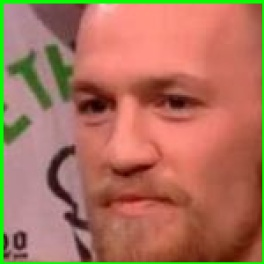
#> input picture src/utils/train_data/1/0.jpg, 264 x 264 px, given as the content of the folder ./data/Data_McGregor/Train, which was not available
$ python face_detector.py
#> lines starting #> are read from the running program, lines starting #| are printed output that depends on the picture; after the words box and inside, x2 and y2 are one past the last pixel; in counts of white or black regions, pixels touching at a corner belong together; pictures that were not available may be replaced by others from this repository, and a replacement may not be noted
import os
os.environ["TF_CPP_MIN_LOG_LEVEL"] = "1"
from matplotlib import pyplot as plt
import numpy as np
import cv2

class FaceDetectorCV:

    def __init__(self, directory, save_dir):
        self._face_class = cv2.CascadeClassifier(cv2.data.haarcascades + 'haarcascade_frontalface_default.xml')   # Specify the Classifier
        self._directory = directory                                                                               # Get the Directory to work in
        self.storate_directory_base = save_dir                                                                    # Set the Directory to save the Extracted Faces
        self._img_height = 500                                                                                    # Resize the Image when it is called
        self._img_width = 500
        self.shape = (264,264)                                                                                    # Tuple to reshape the extracted Face


    def set_img_height(self, img_h):
        self._img_height = img_h


    def set_img_width(self, img_w):
        self._img_width = img_w


    def set_img_width(self, img_w):
        self._img_width = img_w


    def set_shape(self, shape):
        self.shape = shape


    def prep_images(self):

        def convertToRGB(img):
            return cv2.cvtColor(img, cv2.COLOR_BGR2RGB)                                             # Convert Image into a colored one
                                                                                                    # This is only necessary if the image shall be shown

        subfolder = os.listdir(self._directory)                                                     # Returns List with ["0", "1", "Anchor"] in case of Training
                                                                                                    # Returns List with ["0", "1", "Test"] in case of Test
        for folder in subfolder:
            directory_to_create = os.path.join(self._directory, folder)                             # Concant new Paths
            '''
            The following Lines need if the extracted Faces shall be saved in the
            "data"_director as well. The Lines after the next Dogstring need to be
            umcommented for that as well!!
            '''
            # try:
            #     os.mkdir(directory_to_create + "/" + folder.lower())                                # Create new Subfolder in Folder
            # except:                                                                                 # Excpet it already exist
            #     pass

            content = os.path.join(self._directory, folder)                                         # Concant the new Directory
            images = os.listdir(content)                                                            # List all Images in that Directory
            counter = 0                                                                             # Counter to Name the found Faces later
            for image in images:                                                                    # For every Image found in the single Folders

                if image[-3:] == ("jpg" or "png"):                                                  # Skip the Subfolders

                    image = os.path.join(content, image)                                            # Concant the paths
                    self.read_img = cv2.imread(image)                                               # Read the Image
#> self.read_img is the input picture: shape (264, 264, 3); mean B, G, R 92, 114.2, 172.6
                    self.img_read = cv2.resize(self.read_img, (self._img_height, self._img_width),
                               interpolation = cv2.INTER_AREA)                                      # Resize the found face to 500 x 500 pixels
                    haar_face_cascade = self._face_class                                            # Define the Classifier

                    self.faces = haar_face_cascade.detectMultiScale(self.read_img,
                                                                    scaleFactor=1.1,
                                                                    minNeighbors=5)                 # Detect the face
#> self.faces = [[23, 18, 219, 219]]

                    for (x, y, w, h) in self.faces:
                        cv2.rectangle(self.read_img, (x, y), (x+w, y+h),
                                      (0, 255, 0), 2)                                               # Create Rectangle around it
                        face_extracted = self.read_img[y:y + h, x:x + w]                            # Get Depending Array wich depicts the detected Face
                        face_extracted = cv2.resize(face_extracted, self.shape,
                                                    interpolation = cv2.INTER_AREA)                 # Resize the found face to 264 x 264 pixels
                        '''
                        The following Lines need if the extracted Faces shall be saved in the
                        "data"_director as well. The Lines after the previous Dogstring need to
                        be uncommented as well.
                        '''
                        # cv2.imwrite(content + "/" + images[0] + '/' + str(counter) + '.jpg',
                        #             face_extracted)                                                 # Save that extracted Face

                        '''
                        The following Lines need to be uncommented if the whole preprocessing shall
                        be shown. (Images with the Extracted Faces will pop up)
                        '''
                        # cv2.imshow("Test", convertToRGB(self.read_img))                             # Show the detected Face
                        # cv2.waitKey(300)
                        # cv2.destroyAllWindows

                        # Store the Faces in "./src/utils" so the Jupyter Notebook can accesss it
                        try:
                            os.mkdir(self.storate_directory_base + "/" + folder)                    # Create a folder
                        except:
                            pass                                                                    # Pass if the Folder already exists

                        if "Test_Test" in folder:                                                   # Check if the Folder is the "Test_Test" folder
                            try:
                                os.mkdir(self.storate_directory_base + "/" + folder + "/0")         # If this is the case:
                                                                                                    # create another Subfolder for all negativ Test Samples
                                os.mkdir(self.storate_directory_base + "/" + folder + "/1")         # create another Subfolder for all positive Test Samples
                            except:
                                pass

                            if image[-5] == "0":                                                    # If the last character of the name is a 0
                                path_to_store = self.storate_directory_base + "/" + folder + "/0"   # then it is a Negativ Test Sample

                            elif image[-5] == "1":                                                  # If the last character of the name is a 1
                                path_to_store = self.storate_directory_base + "/" + folder + "/1"   # then it is a Positiv Test Sample

                        else:
                            path_to_store = os.path.join(self.storate_directory_base, folder)       # If we are not in the "Test_Test" folder, no further Subfolders are needed

                        cv2.imwrite(path_to_store +  "/" + str(counter) + '.jpg',                   # Save the extracted Face in the given Path
                                    face_extracted)
#> this loop made 1 pass
#> pass 1, in prep_images, `face_extracted = self.read_img[y:y + h, x:x + w]`:
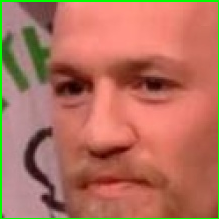
#> face_extracted: shape (219, 219, 3); mean B, G, R 93.7, 113.4, 179.3
#> after the loop:
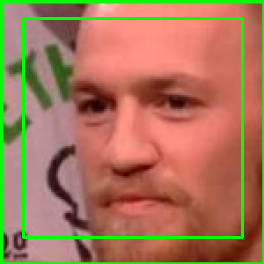
#> self.read_img: shape (264, 264, 3); 3.76% of pixels changed, all inside (x1, y1, x2, y2) = (22, 17, 244, 239)

                    counter += 1                                                                    # Increase the counter by 1

                else:
                    pass
    #################################################################################################

"""
The Code below is only necessary, if this File shall be run on it's own.
This was nesessary in the beginning to check if the faces got extracted properly.
"""
# #Syntax to Prepare Images for Training
folder = "./data/Data_McGregor/Train"
save_dir = "./src/utils/train_data"
face_detector_train = FaceDetectorCV(folder, save_dir)
face_detector_train.prep_images()

# [5 lines of commented-out code are left out]

$ run again, on src/utils/train_data/1/12.jpg
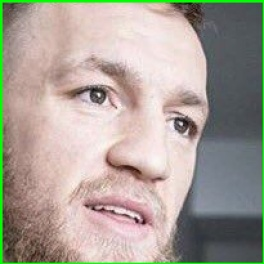
#> input picture src/utils/train_data/1/12.jpg, 264 x 264 px, given as the content of the folder ./data/Data_McGregor/Train, which was not available
#> in prep_images, self.read_img is the input picture: shape (264, 264, 3); mean B, G, R 150.5, 160, 168.4
#> self.faces = [[20, 21, 228, 228]]
#> the loop in prep_images, `for (x, y, w, h) in self.faces:` made 1 pass
#> pass 1, in prep_images, `face_extracted = cv2.resize(face_extracted, self.shape, interpolation ..`:
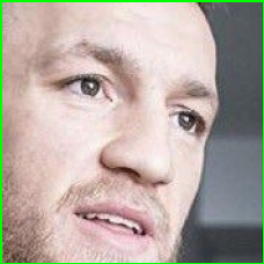
#> face_extracted: shape (264, 264, 3); mean B, G, R 161.6, 170, 180.4
#> after the loop in prep_images, `for (x, y, w, h) in self.faces:`:
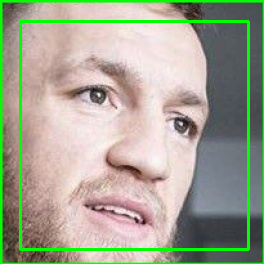
#> self.read_img: shape (264, 264, 3); 3.92% of pixels changed, all inside (x1, y1, x2, y2) = (19, 20, 250, 251)

$ run again, on src/utils/train_data/1/13.jpg
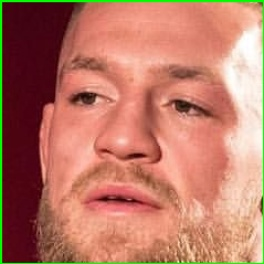
#> input picture src/utils/train_data/1/13.jpg, 264 x 264 px, given as the content of the folder ./data/Data_McGregor/Train, which was not available
#> in prep_images, self.read_img is the input picture: shape (264, 264, 3); mean B, G, R 101.8, 121.5, 186.9
#> self.faces = [[14, 16, 223, 223]]
#> the loop in prep_images, `for (x, y, w, h) in self.faces:` made 1 pass
#> pass 1, in prep_images, `face_extracted = cv2.resize(face_extracted, self.shape, interpolation ..`:
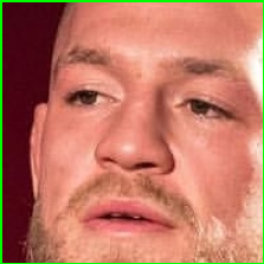
#> face_extracted: shape (264, 264, 3); mean B, G, R 98.5, 119, 189.7
#> after the loop in prep_images, `for (x, y, w, h) in self.faces:`:
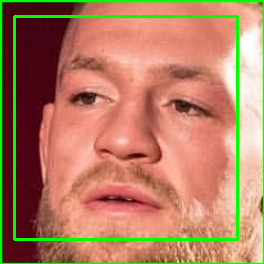
#> self.read_img: shape (264, 264, 3); 3.83% of pixels changed, all inside (x1, y1, x2, y2) = (13, 15, 239, 241)

$ run again, on src/utils/train_data/1/14.jpg
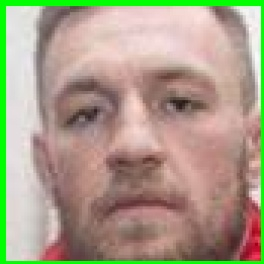
#> input picture src/utils/train_data/1/14.jpg, 264 x 264 px, given as the content of the folder ./data/Data_McGregor/Train, which was not available
#> in prep_images, self.read_img is the input picture: shape (264, 264, 3); mean B, G, R 136, 158.3, 169.4
#> self.faces = [[17, 18, 226, 226]]
#> the loop in prep_images, `for (x, y, w, h) in self.faces:` made 1 pass
#> pass 1, in prep_images, `face_extracted = self.read_img[y:y + h, x:x + w]`:
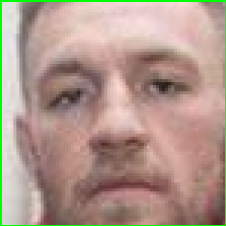
#> face_extracted: shape (226, 226, 3); mean B, G, R 139.4, 152.4, 175.7
#> after the loop in prep_images, `for (x, y, w, h) in self.faces:`:
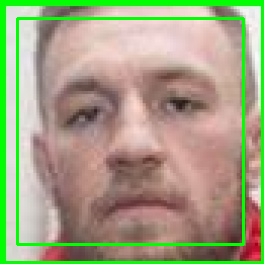
#> self.read_img: shape (264, 264, 3); 3.89% of pixels changed, all inside (x1, y1, x2, y2) = (16, 17, 245, 246)
